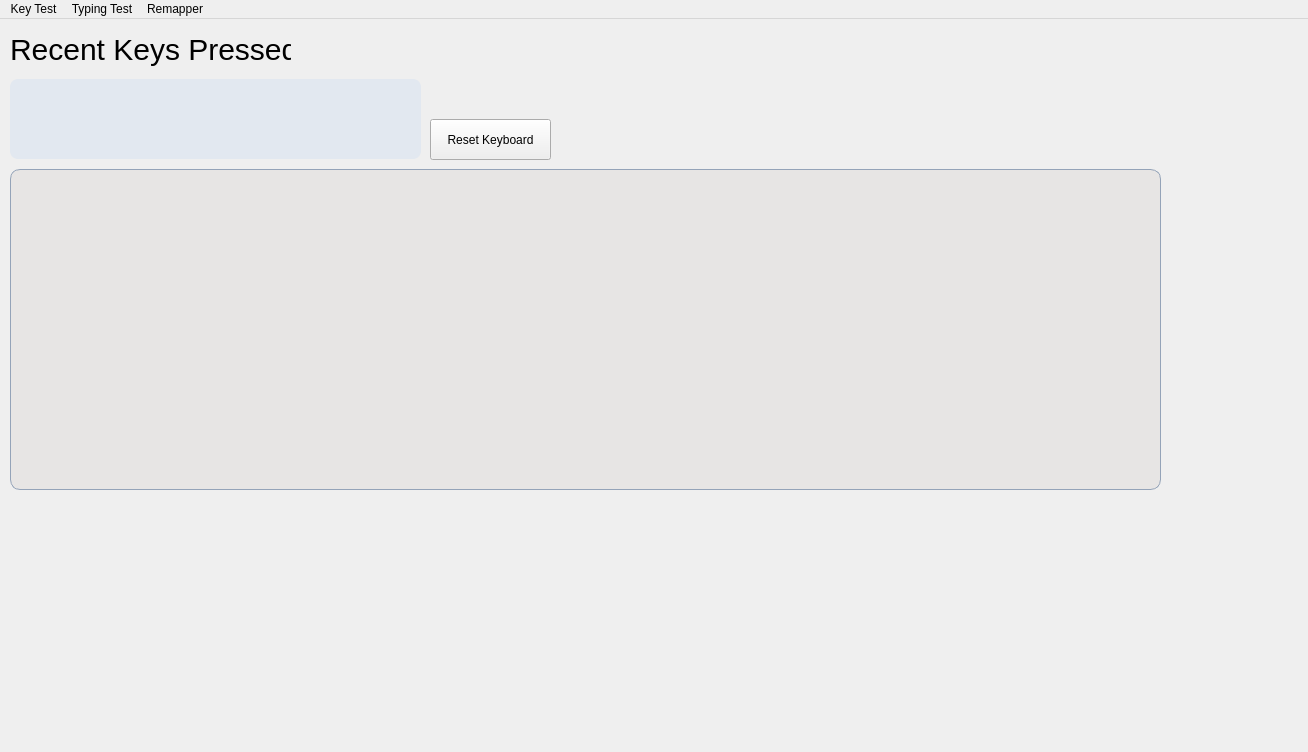
<?xml version="1.0" encoding="UTF-8"?>
<ui version="4.0">
 <class>KeyScanClass</class>
 <widget class="QMainWindow" name="KeyScanClass">
  <property name="geometry">
   <rect>
    <x>0</x>
    <y>0</y>
    <width>1308</width>
    <height>752</height>
   </rect>
  </property>
  <property name="sizePolicy">
   <sizepolicy hsizetype="Fixed" vsizetype="Fixed">
    <horstretch>0</horstretch>
    <verstretch>0</verstretch>
   </sizepolicy>
  </property>
  <property name="windowTitle">
   <string>KeyScan</string>
  </property>
  <property name="styleSheet">
   <string notr="true"/>
  </property>
  <property name="tabShape">
   <enum>QTabWidget::TabShape::Triangular</enum>
  </property>
  <widget class="QWidget" name="MainWindowContainer">
   <property name="layoutDirection">
    <enum>Qt::LayoutDirection::LeftToRight</enum>
   </property>
   <widget class="QStackedWidget" name="stackedWidget">
    <property name="geometry">
     <rect>
      <x>0</x>
      <y>0</y>
      <width>1251</width>
      <height>731</height>
     </rect>
    </property>
    <property name="currentIndex">
     <number>1</number>
    </property>
    <widget class="QWidget" name="standard_typing_test_widget">
     <widget class="QWidget" name="typing_test_container" native="true">
      <property name="geometry">
       <rect>
        <x>0</x>
        <y>0</y>
        <width>1251</width>
        <height>731</height>
       </rect>
      </property>
      <widget class="QLabel" name="label">
       <property name="geometry">
        <rect>
         <x>30</x>
         <y>10</y>
         <width>1161</width>
         <height>281</height>
        </rect>
       </property>
       <property name="styleSheet">
        <string notr="true">* {
font-size: 60px;
}</string>
       </property>
       <property name="text">
        <string>typing test page will be here ya feel</string>
       </property>
      </widget>
     </widget>
    </widget>
    <widget class="QWidget" name="key_test_widget">
     <widget class="QLabel" name="recent_key_text">
      <property name="geometry">
       <rect>
        <x>10</x>
        <y>10</y>
        <width>281</width>
        <height>41</height>
       </rect>
      </property>
      <property name="styleSheet">
       <string notr="true">#recent_key_text {
font-size: 30px;
}</string>
      </property>
      <property name="text">
       <string>Recent Keys Pressed</string>
      </property>
     </widget>
     <widget class="QWidget" name="KeyboardContainer" native="true">
      <property name="geometry">
       <rect>
        <x>10</x>
        <y>150</y>
        <width>1151</width>
        <height>321</height>
       </rect>
      </property>
      <property name="styleSheet">
       <string notr="true">QPushButton {
	background-color: #e0f2fe;
    border: 1px solid #38bdf8; 
    border-radius: 6px;        
    border-bottom-width: 2px; 
    border-bottom-color: #0284c7; 
	padding: 9px 9px;
    font: bold 12px &quot;Arial&quot;;    
    min-width: 20px;           
    min-height: 20px;
    margin: 2px;
}

#KeyboardContainer {
   background-color: #e7e5e4;
   border-radius: 10px;
   border: 1px solid #94a3b8
}</string>
      </property>
      <widget class="QWidget" name="horizontalLayoutWidget_7">
       <property name="geometry">
        <rect>
         <x>10</x>
         <y>210</y>
         <width>741</width>
         <height>51</height>
        </rect>
       </property>
       <layout class="QHBoxLayout" name="row5_layout"/>
      </widget>
      <widget class="QWidget" name="horizontalLayoutWidget_8">
       <property name="geometry">
        <rect>
         <x>10</x>
         <y>160</y>
         <width>741</width>
         <height>51</height>
        </rect>
       </property>
       <layout class="QHBoxLayout" name="row4_layout"/>
      </widget>
      <widget class="QWidget" name="horizontalLayoutWidget_3">
       <property name="geometry">
        <rect>
         <x>10</x>
         <y>60</y>
         <width>741</width>
         <height>51</height>
        </rect>
       </property>
       <layout class="QHBoxLayout" name="row2_layout"/>
      </widget>
      <widget class="QWidget" name="horizontalLayoutWidget">
       <property name="geometry">
        <rect>
         <x>10</x>
         <y>10</y>
         <width>741</width>
         <height>51</height>
        </rect>
       </property>
       <layout class="QHBoxLayout" name="f1_layout"/>
      </widget>
      <widget class="QWidget" name="horizontalLayoutWidget_9">
       <property name="geometry">
        <rect>
         <x>10</x>
         <y>110</y>
         <width>741</width>
         <height>51</height>
        </rect>
       </property>
       <layout class="QHBoxLayout" name="row3_layout"/>
      </widget>
      <widget class="QWidget" name="horizontalLayoutWidget_10">
       <property name="geometry">
        <rect>
         <x>10</x>
         <y>260</y>
         <width>741</width>
         <height>51</height>
        </rect>
       </property>
       <layout class="QHBoxLayout" name="row6_layout"/>
      </widget>
      <widget class="QWidget" name="KeyArrowsContainer" native="true">
       <property name="geometry">
        <rect>
         <x>760</x>
         <y>190</y>
         <width>191</width>
         <height>121</height>
        </rect>
       </property>
       <widget class="QWidget" name="horizontalLayoutWidget_2">
        <property name="geometry">
         <rect>
          <x>0</x>
          <y>70</y>
          <width>191</width>
          <height>51</height>
         </rect>
        </property>
        <layout class="QHBoxLayout" name="bottom_arrow_layout"/>
       </widget>
       <widget class="QWidget" name="horizontalLayoutWidget_4">
        <property name="geometry">
         <rect>
          <x>0</x>
          <y>20</y>
          <width>191</width>
          <height>51</height>
         </rect>
        </property>
        <layout class="QHBoxLayout" name="top_arrow_layout"/>
       </widget>
      </widget>
      <widget class="QWidget" name="horizontalLayoutWidget_5">
       <property name="geometry">
        <rect>
         <x>760</x>
         <y>10</y>
         <width>191</width>
         <height>51</height>
        </rect>
       </property>
       <layout class="QHBoxLayout" name="row_7_layout"/>
      </widget>
      <widget class="QWidget" name="horizontalLayoutWidget_6">
       <property name="geometry">
        <rect>
         <x>760</x>
         <y>60</y>
         <width>191</width>
         <height>51</height>
        </rect>
       </property>
       <layout class="QHBoxLayout" name="row_8_layout"/>
      </widget>
      <widget class="QWidget" name="horizontalLayoutWidget_11">
       <property name="geometry">
        <rect>
         <x>960</x>
         <y>10</y>
         <width>181</width>
         <height>301</height>
        </rect>
       </property>
       <layout class="QHBoxLayout" name="numpad_layout"/>
      </widget>
     </widget>
     <widget class="QWidget" name="RecentKeyContainer" native="true">
      <property name="geometry">
       <rect>
        <x>10</x>
        <y>60</y>
        <width>411</width>
        <height>80</height>
       </rect>
      </property>
      <property name="styleSheet">
       <string notr="true">#RecentKeyContainer {
background-color: #e2e8f0;
border-radius: 8px;
}

QPushButton {
    background-color: #d4d4d8;
    border: 2px solid #3f3f46;
    border-bottom-width: 3px; 
    border-radius: 6px;       
    font: bold 12px &quot;Arial&quot;;   /* Bold font for clarity */
    max-width: 40px;           /* Wider key width */
    max-height: 40px;          /* Taller key height */
    text-align: center;        /* Center text for button */
}</string>
      </property>
      <widget class="QWidget" name="horizontalLayoutWidget_12">
       <property name="geometry">
        <rect>
         <x>0</x>
         <y>0</y>
         <width>411</width>
         <height>80</height>
        </rect>
       </property>
       <layout class="QHBoxLayout" name="recent_key_layout">
        <property name="spacing">
         <number>0</number>
        </property>
       </layout>
      </widget>
     </widget>
     <widget class="QPushButton" name="reset_keyboard_button">
      <property name="geometry">
       <rect>
        <x>430</x>
        <y>100</y>
        <width>121</width>
        <height>41</height>
       </rect>
      </property>
      <property name="text">
       <string>Reset Keyboard</string>
      </property>
     </widget>
    </widget>
   </widget>
  </widget>
  <widget class="QMenuBar" name="menuBar">
   <property name="geometry">
    <rect>
     <x>0</x>
     <y>0</y>
     <width>1308</width>
     <height>21</height>
    </rect>
   </property>
   <widget class="QMenu" name="menu_typing_test">
    <property name="title">
     <string>Typing Test</string>
    </property>
    <addaction name="action_standard_typing_test"/>
   </widget>
   <widget class="QMenu" name="menu_key_remapper">
    <property name="title">
     <string>Remapper</string>
    </property>
    <addaction name="separator"/>
    <addaction name="action_key_remapper"/>
   </widget>
   <widget class="QMenu" name="menu_key_test">
    <property name="title">
     <string>Key Test</string>
    </property>
    <addaction name="action_key_test"/>
   </widget>
   <addaction name="menu_key_test"/>
   <addaction name="menu_typing_test"/>
   <addaction name="menu_key_remapper"/>
  </widget>
  <action name="action_key_test">
   <property name="text">
    <string>Full Keyboard Test</string>
   </property>
  </action>
  <action name="action_standard_typing_test">
   <property name="text">
    <string>Standard Typing Test</string>
   </property>
  </action>
  <action name="action_key_remapper">
   <property name="text">
    <string>Remap your Keyboard</string>
   </property>
  </action>
 </widget>
 <layoutdefault spacing="6" margin="11"/>
 <resources>
  <include location="KeyScan.qrc"/>
 </resources>
 <connections/>
</ui>
